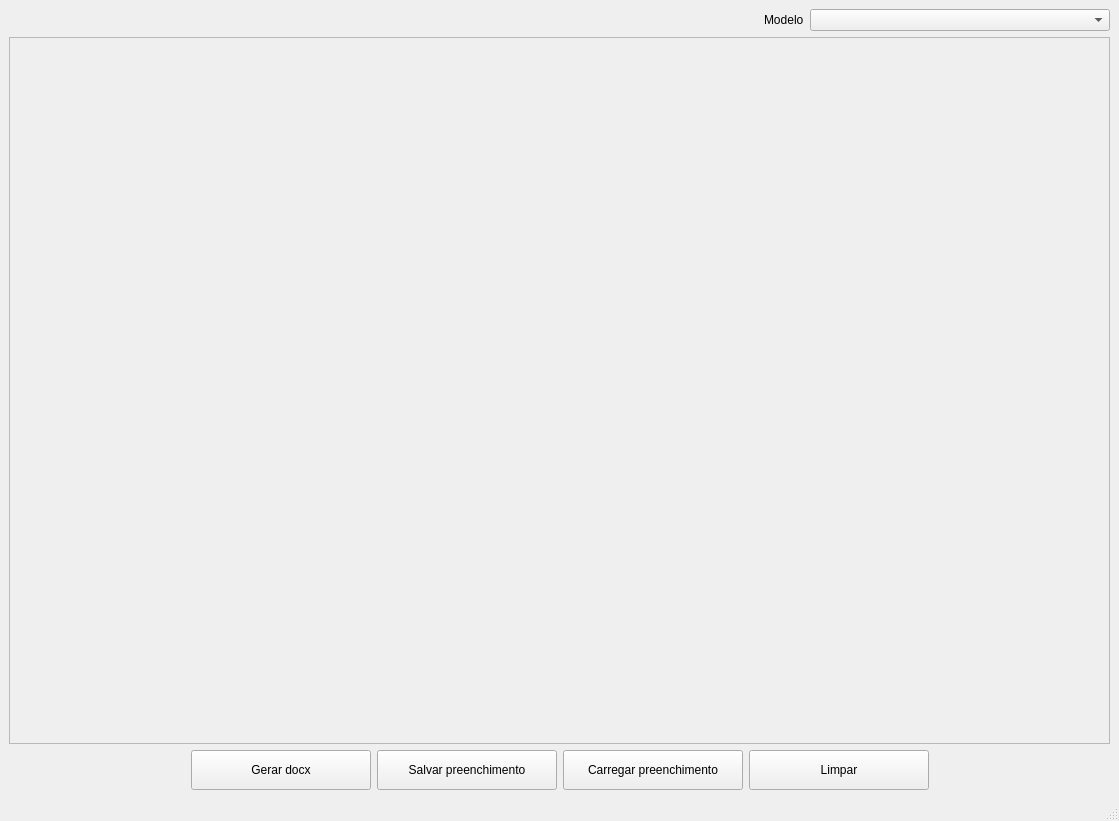
<?xml version="1.0" encoding="UTF-8"?>
<ui version="4.0">
 <class>MainWindow</class>
 <widget class="QMainWindow" name="MainWindow">
  <property name="geometry">
   <rect>
    <x>0</x>
    <y>0</y>
    <width>1119</width>
    <height>821</height>
   </rect>
  </property>
  <property name="windowTitle">
   <string>MainWindow</string>
  </property>
  <widget class="QWidget" name="centralwidget">
   <layout class="QVBoxLayout" name="verticalLayout_2" stretch="0,0,0">
    <item>
     <layout class="QHBoxLayout" name="horizontalLayout_2">
      <item>
       <spacer name="horizontalSpacer_3">
        <property name="orientation">
         <enum>Qt::Horizontal</enum>
        </property>
        <property name="sizeHint" stdset="0">
         <size>
          <width>40</width>
          <height>20</height>
         </size>
        </property>
       </spacer>
      </item>
      <item>
       <widget class="QLabel" name="label">
        <property name="text">
         <string>Modelo</string>
        </property>
       </widget>
      </item>
      <item>
       <widget class="QComboBox" name="cbx_model">
        <property name="minimumSize">
         <size>
          <width>300</width>
          <height>0</height>
         </size>
        </property>
       </widget>
      </item>
     </layout>
    </item>
    <item>
     <widget class="QScrollArea" name="sca_form">
      <property name="widgetResizable">
       <bool>true</bool>
      </property>
      <widget class="QWidget" name="scrollAreaWidgetContents">
       <property name="geometry">
        <rect>
         <x>0</x>
         <y>0</y>
         <width>1099</width>
         <height>676</height>
        </rect>
       </property>
      </widget>
     </widget>
    </item>
    <item>
     <layout class="QHBoxLayout" name="horizontalLayout">
      <item>
       <spacer name="horizontalSpacer">
        <property name="orientation">
         <enum>Qt::Horizontal</enum>
        </property>
        <property name="sizeHint" stdset="0">
         <size>
          <width>40</width>
          <height>20</height>
         </size>
        </property>
       </spacer>
      </item>
      <item>
       <widget class="QPushButton" name="btn_render">
        <property name="minimumSize">
         <size>
          <width>180</width>
          <height>40</height>
         </size>
        </property>
        <property name="text">
         <string>Gerar docx</string>
        </property>
       </widget>
      </item>
      <item>
       <widget class="QPushButton" name="btn_save">
        <property name="minimumSize">
         <size>
          <width>180</width>
          <height>40</height>
         </size>
        </property>
        <property name="text">
         <string>Salvar preenchimento</string>
        </property>
       </widget>
      </item>
      <item>
       <widget class="QPushButton" name="btn_load">
        <property name="minimumSize">
         <size>
          <width>180</width>
          <height>40</height>
         </size>
        </property>
        <property name="text">
         <string>Carregar preenchimento</string>
        </property>
       </widget>
      </item>
      <item>
       <widget class="QPushButton" name="btn_clear">
        <property name="minimumSize">
         <size>
          <width>180</width>
          <height>40</height>
         </size>
        </property>
        <property name="text">
         <string>Limpar</string>
        </property>
       </widget>
      </item>
      <item>
       <spacer name="horizontalSpacer_2">
        <property name="orientation">
         <enum>Qt::Horizontal</enum>
        </property>
        <property name="sizeHint" stdset="0">
         <size>
          <width>40</width>
          <height>20</height>
         </size>
        </property>
       </spacer>
      </item>
     </layout>
    </item>
   </layout>
  </widget>
  <widget class="QMenuBar" name="menubar">
   <property name="geometry">
    <rect>
     <x>0</x>
     <y>0</y>
     <width>1119</width>
     <height>22</height>
    </rect>
   </property>
  </widget>
  <widget class="QStatusBar" name="statusbar"/>
 </widget>
 <resources/>
 <connections/>
</ui>
